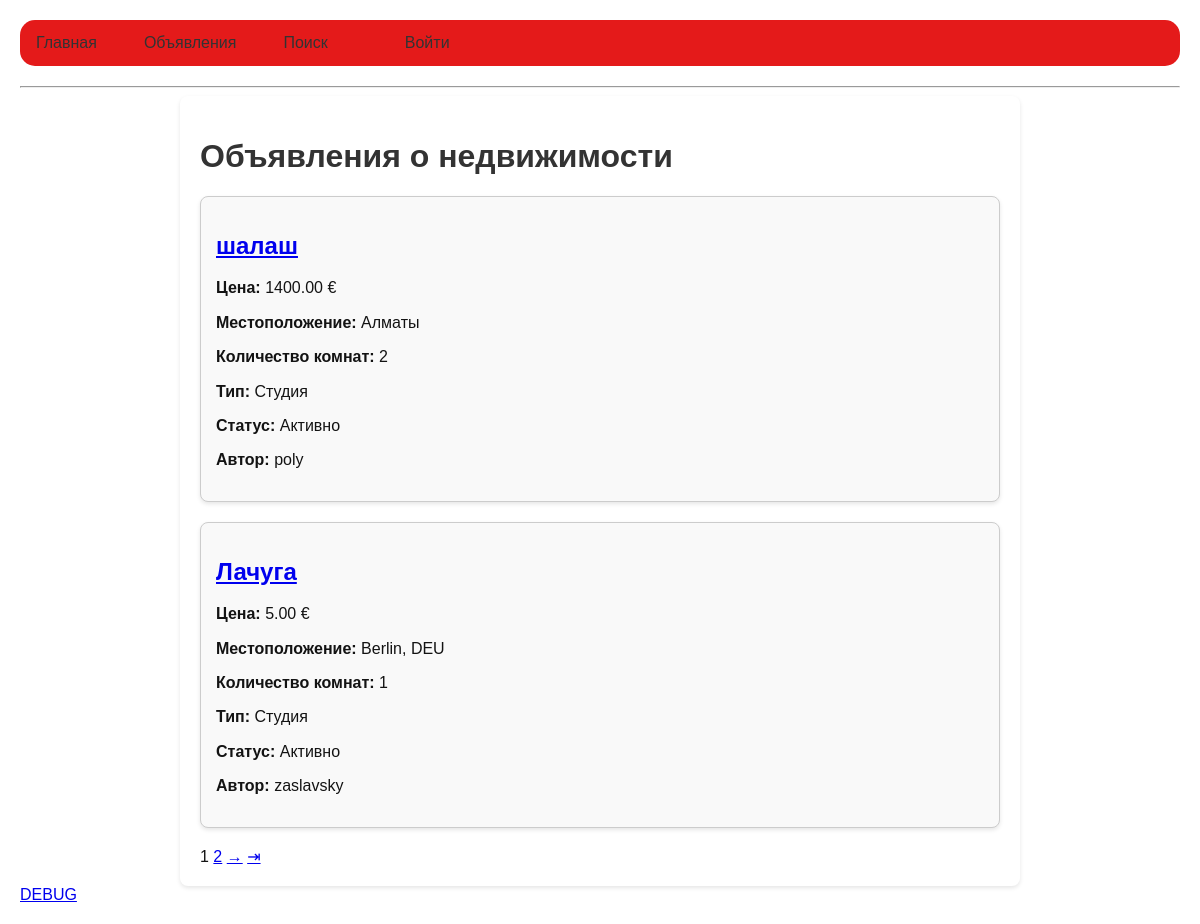
The page /listings/ on the database as committed earlier.
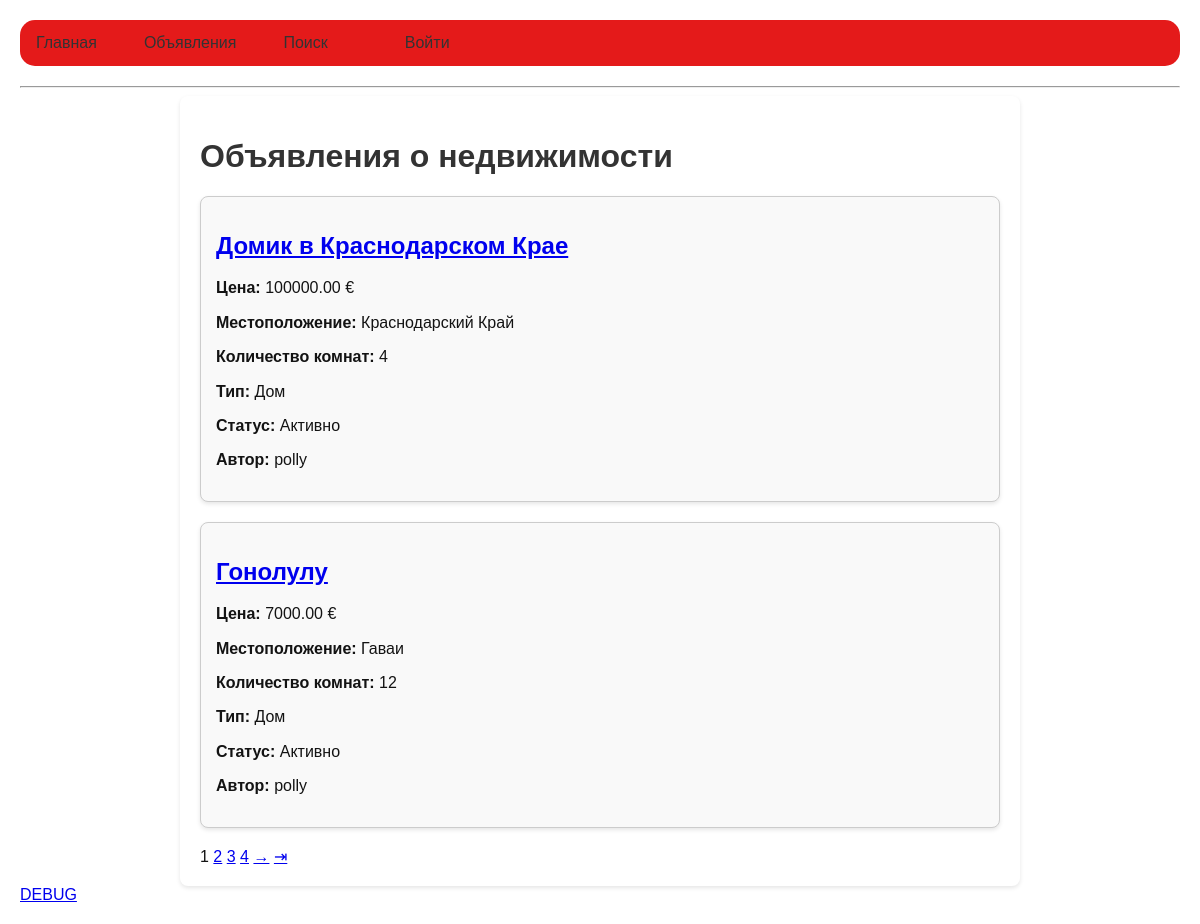
The same page on the database as committed later.
### listings/models.py (models this page shows, shortened)
class Listing(models.Model):
    PROPERTY_TYPES = [
        ('apartment', 'Квартира'),
        ('house', 'Дом'),
        ('studio', 'Студия'),
    ]
    STATUS_CHOICES = [
        ('active', 'Активно'),
        ('inactive', 'Неактивно'),
    ]
    title = models.CharField(max_length=255)
    description = models.TextField()
    location = models.CharField(max_length=255)
    price = models.DecimalField(max_digits=10, decimal_places=2)
    rooms = models.PositiveIntegerField()
    property_type = models.CharField(max_length=50, choices=PROPERTY_TYPES)
    status = models.CharField(max_length=20, choices=STATUS_CHOICES, default='active')
    owner = models.ForeignKey(settings.AUTH_USER_MODEL, related_name='listings', on_delete=models.CASCADE)
    created_at = models.DateTimeField(auto_now_add=True)
    updated_at = models.DateTimeField(auto_now=True)

### accounts/models.py (models this page shows, shortened)
class CustomUser(AbstractUser):
    ROLE_CHOICES = (
        ('tenant', 'Арендатор'),
        ('landlord', 'Арендодатель'),
    )
    role = models.CharField(max_length=20, choices=ROLE_CHOICES, default='tenant')

### listings/views.py (the view)
# urls.py: path('', ListingListView.as_view(), name='listing-list'),
class ListingListView(ListView):
    model = Listing
    template_name = 'listings/listing_list.html'
    context_object_name = 'listings'
    def get_queryset(self):
        return super().get_queryset().order_by('-created_at')
    def get_context_data(self, **kwargs):
        context = super().get_context_data(**kwargs)
        paginator = Paginator(context['listings'], 2)
        page_number = self.request.GET.get('page')
        context['page_obj'] = paginator.get_page(page_number)
        return context

### templates/listings/listing_list.html (shortened to what this page needs)
{% extends "base.html" %}
{% block content %}
<div class="listings-container">
    <h1>Объявления о недвижимости</h1>
    <div class="listings">
        {% for listing in page_obj %}
            <div class="listing-card">
                <h2><a href="{% url 'listing-detail' listing.pk %}">{{ listing.title }}</a></h2>
                <p><strong>Цена:</strong> {{ listing.price }} €</p>
                <p><strong>Местоположение:</strong> {{ listing.location }}</p>
                <p><strong>Количество комнат:</strong> {{ listing.rooms }}</p>
                <p><strong>Тип:</strong> {{ listing.get_property_type_display }}</p>
                <p><strong>Статус:</strong> {{ listing.get_status_display }}</p>
                <p><strong>Автор:</strong> {{ listing.owner.username }}</p>
            </div>
        {% empty %}
            <p>Нет доступных объявлений.</p>
        {% endfor %}
    </div>
    <div class="pagination">
        <span class="step-links">
            {% for num in page_obj.paginator.page_range %}
                {% if num == page_obj.number %}
                    <span class="current">{{ num }}</span>
                {% elif num > page_obj.number|add:"-3" and num < page_obj.number|add:"3" %}
                    <a href="?page={{ num }}">{{ num }}</a>
                {% elif num == 1 or num == page_obj.paginator.num_pages %}
                    <a href="?page={{ num }}">{{ num }}</a>
                {% elif num == page_obj.number|add:"-3" or num == page_obj.number|add:"3" %}
                    ...
                {% endif %}
            {% endfor %}
            {% if page_obj.has_next %}
                <a href="?page={{ page_obj.next_page_number }}">→</a>
                <a href="?page={{ page_obj.paginator.num_pages }}">⇥</a>
            {% endif %}
        </span>
    </div>
</div>
{% endblock content %}

Rows that differ between the two databases and show on the page:
no longer on this page (row unchanged): Listing: title "шалаш", price "1400.00", location "Алматы", rooms "2", property_type "Студия", status "Активно", owner.username "poly"
no longer on this page (row unchanged): Listing: title "Лачуга", price "5.00", location "Berlin, DEU", rooms "1", property_type "Студия", status "Активно", owner.username "zaslavsky"
added Listing: title "Домик в Краснодарском Крае", price "100000.00", location "Краснодарский Край", rooms "4", property_type "Дом", status "Активно", owner.username "polly"
added Listing: title "Гонолулу", price "7000.00", location "Гаваи", rooms "12", property_type "Дом", status "Активно", owner.username "polly"
Other text that changed with them:
new list line: "3"
new list line: "4"
